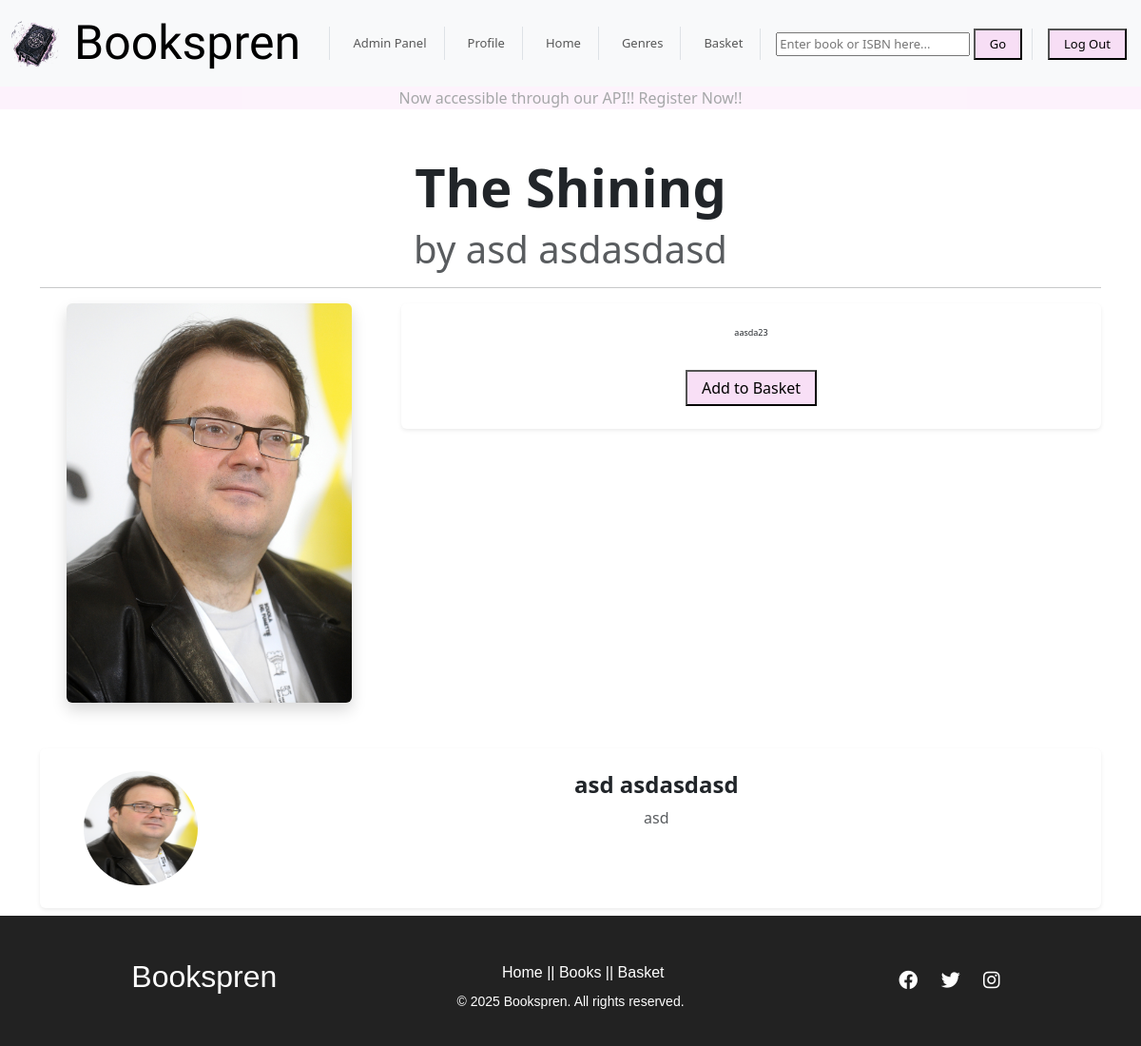
/inventory/book/4/ (signed in), run on an earlier commit of the app's database.
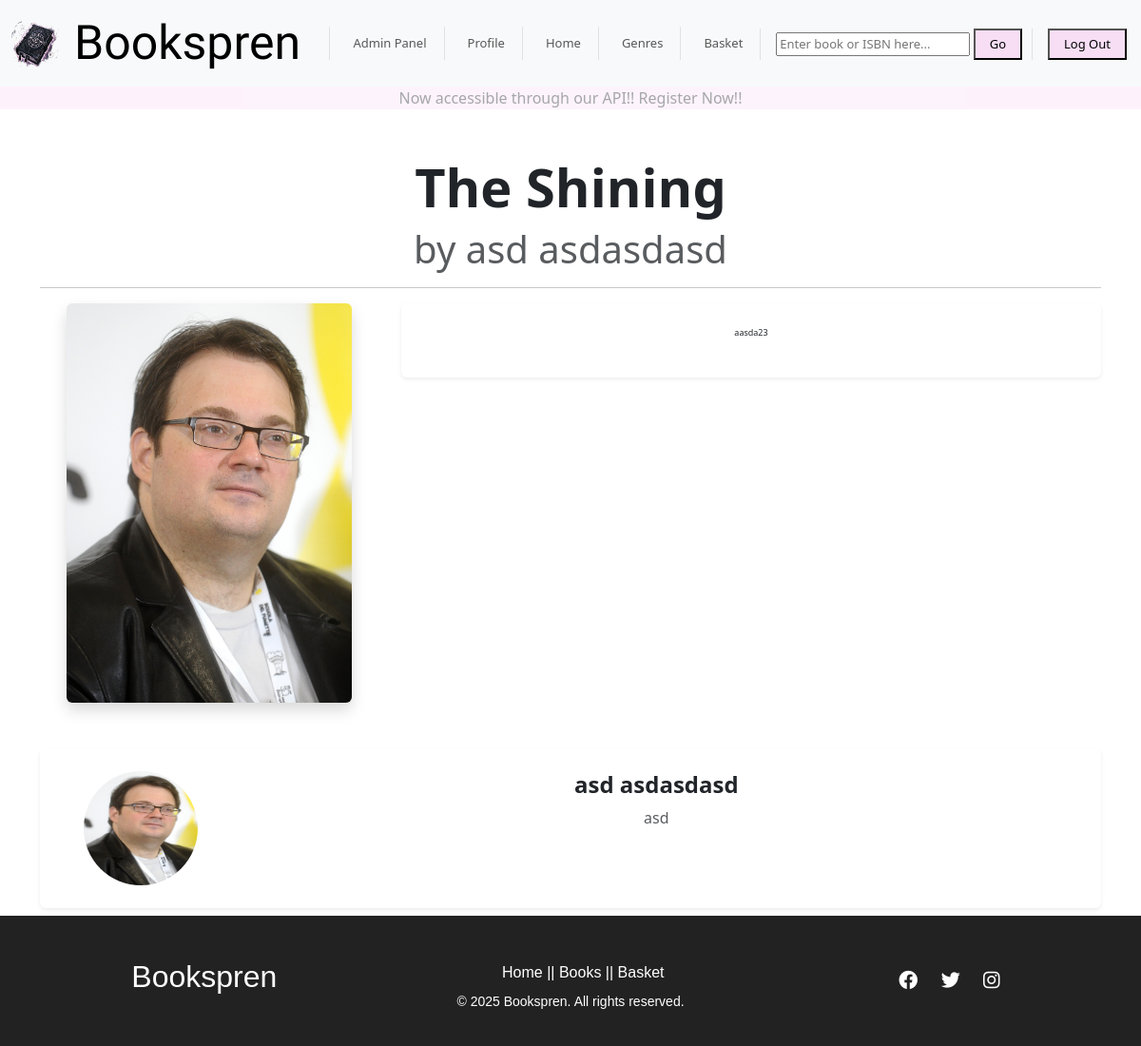
And on a later commit of the database.
### apps/inventory/views.py (the view)
# urls.py: path('book/<int:book_id>/', views.book_details, name='book_details'),
@login_required
def book_details(request, book_id):
    book = Books.objects.get(id=book_id)  # Fetch book by ID
    base_author = book.author.id  # Get author ID from book data
    author = Author.objects.get(id=base_author)
    if request.method == "POST":
        form = CartForm(request.POST)
        if form.is_valid():
            cart_field = form.save(commit=False)
            cart_field.user_id = request.user
            cart_field.book = Books.objects.get(id=book_id)
            cart_field.save()
            book.stock -= 1
            book.save()
            return redirect('cart')  # Redirect to cart page after successful addition
    else:
        form = CartForm()  # Create empty form for GET requests
    return render(request, 'book_details.html', {'data': book, 'form': form, 'author': author})

### apps/inventory/forms.py
class CartForm(forms.ModelForm):
    class Meta:
        model = Cart
        fields = []

### apps/inventory/templates/book_details.html (shortened to what this page needs)
{% extends 'base.html' %}
{% block content %}
{% if user.is_authenticated %}
<div class="container mt-5">
    <div class="text-center">
        <h1 class="display-4 fw-bold">{{ data.title }}</h1>
        <p class="display-6 text-muted">by {{ author.first_name }} {{ author.last_name }}</p>
        <hr>
    </div>
    <div class="row">
        <div class="col-md-4 text-center">
            <img src="{{ data.cover_image.url }}"style="max-width: 300px" class="img-fluid rounded shadow" alt="{{ data.title }} Cover">
        </div>
        <div class="col-md-8">
            <div class="card shadow-sm p-4">
                <p class="lead" style="font-size: xx-small;">{{ data.description }}</p>
                {%if data.stock > 0%}
                <form method="POST" class="mt-3">
                    <button type="submit" class="button">Add to Basket</button>
                </form>
                {%endif%}
            </div>
        </div>
    </div>
    <div class="card mt-5 shadow-sm p-4">
        <div class="row g-3">
            <div class="col-md-2 text-center">
                <img src="{{ author.profile_picture.url }}" class="rounded-circle img-fluid" style="width: 120px; height: 120px;" alt="{{ data.author_first }} {{ data.author_last }}">
            </div>
            <div class="col-md-10">
                <h4 class="fw-bold">{{ author.first_name }} {{ author.last_name }}</h4>
                <p class="text-muted">{{ author.bio }}</p>
            </div>
        </div>
    </div>
</div>
{% endif %}
{% endblock %}

What changed in the data, as far as the page shows it:
changed Books "The Shining": stock 1 → 0 (drawn)
Also different on the page:
text no longer shown: "Add to Basket"
